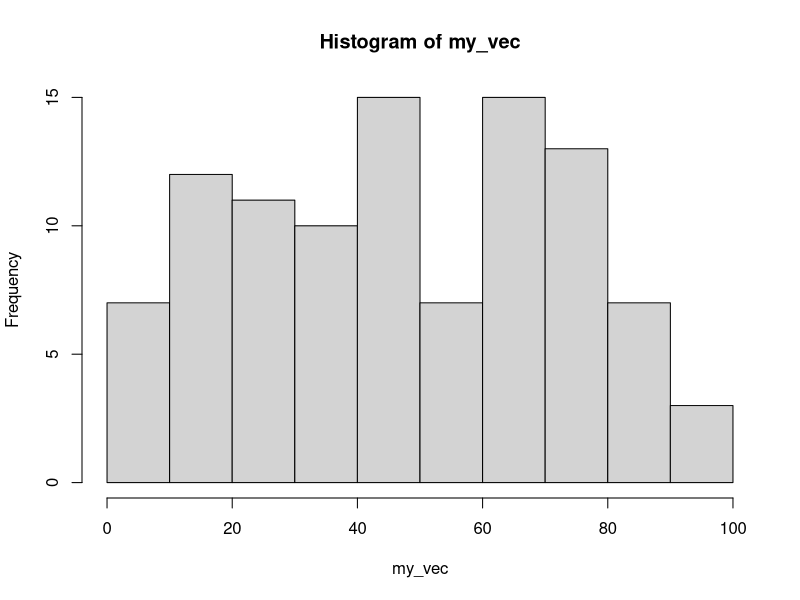
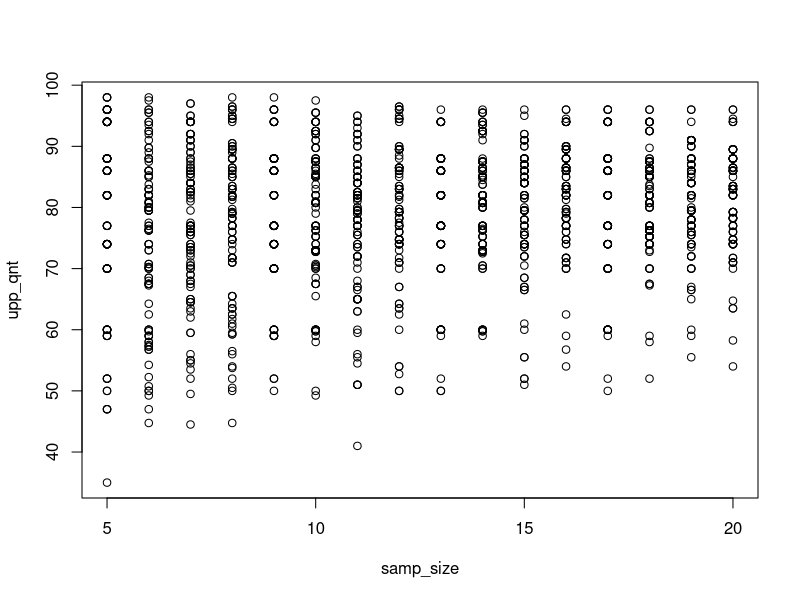

The R script that drew these images, in order:
## ---- chunk 1
knitr::opts_chunk$set(echo = TRUE)
## ---- chunk 2
library(dplyr)
library(magrittr)
## ---- chunk 3
   my_vec <- runif(100, min=0, max=100)
      str(my_vec)
      summary(my_vec)
## ---- chunk 4
hist(my_vec)
## ---- chunk 5
 data(mtcars)
    class(mtcars)
    str(mtcars)
    summary(mtcars)
## ---- chunk 6
vole_vaso <- c(98,96,94,88,86,82,77,74,70,60,
               59,52,50,47,40,35,29,13,6,5) 
## ---- chunk 7
     #mean
      mean(vole_vaso)
     #median
      median(vole_vaso)
     #standard deviation
      sd(vole_vaso)
     #interquartile range
      IQR(vole_vaso)  
## ---- chunk 8
       sem <- sd(vole_vaso)/sqrt(length(vole_vaso))
      sem 
## ---- chunk 9
quantile(vole_vaso, probs = 0.75)
## ---- chunk 10
vole_sim <- data.frame(samp_size= rep(5:20, time=100))
## ---- chunk 11
vole_sim_uq <- vole_sim %>% 
  rowwise() %>%
mutate(upp_qnt= quantile(sample(vole_vaso, size=samp_size, replace=TRUE),probs=0.75))
## ---- chunk 12
plot(upp_qnt~samp_size, data=vole_sim_uq)
## ---- chunk 13
stnd_err_upper_quant <- vole_sim_uq %>%
  group_by(samp_size)%>%
  summarize(sd_up_qnt= sd(upp_qnt), avg_upp_quant= mean(upp_qnt)) %>% 
  ungroup()
## ---- chunk 14
stderr_10 <- stnd_err_upper_quant[6,2] 
avg_u_qt_10 <-stnd_err_upper_quant[6,3]
CI_10 <- 2*stderr_10
CI_uq_lower <- avg_u_qt_10 - CI_10/2
CI_uq_upper <- avg_u_qt_10 + CI_10/2 
## ---- chunk 15
# simulation that directly gives CI
# CI= 2*Standard Error
# standard error= standard deviation of your estimates 
# standard deviation= measure of dispersion 

vole_sim_CI <- vole_sim_uq %>% #take the upper quartile data already have
  group_by(samp_size)%>%
  summarize(uq_se = sd(upp_qnt), uq_avg= mean(upp_qnt)) %>%
  mutate(CI= 2*uq_se) %>%
  ungroup()
vole_sim_CI
